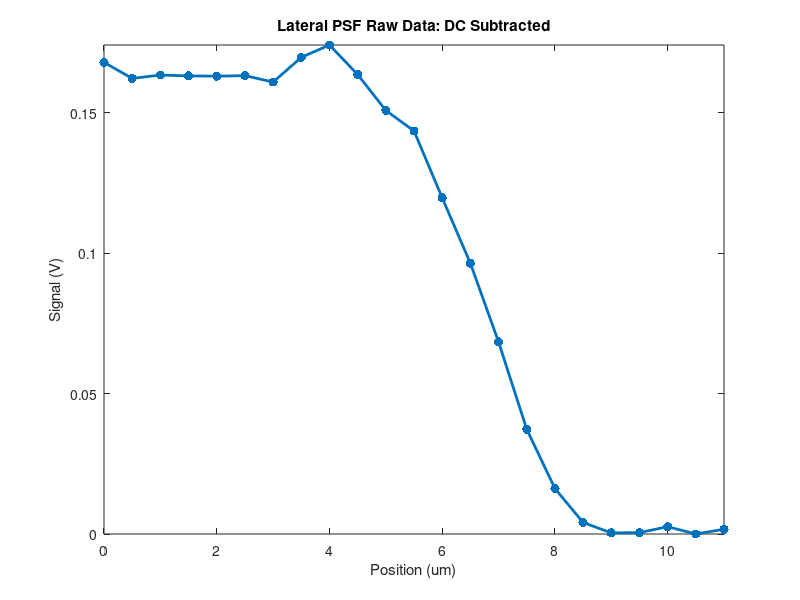

Recreate this plot in MATLAB. (Note: this script raises an error after producing the figure.)
%% Code to plot resolution curves and find line of best fit
%  Cameron Coleal 
%  Spring, 2023 (JOSAA Revisions)

% units
mm = 1e-3; 
um = 1e-6; 

%% Load data arrays
% Lateral resolution data (23 rows by 4 columns)
% Position of Micrometer (mm) | Signal - 5s Average (V) | Signal - 5s Average (V) | Signal - 5s Average (V) | 
lateral = load('Lateral.mat').Lateral; 
Lx = lateral(:,1); 
Ly = lateral(:,2); 

% Axial resolution data (30 rowx by 2 columns)
% Position of Micrometer (mm) | Signal (V) | 
axial = load('Axial.mat').axial; 
Ax = axial(:,1); 
Ay = axial(:,2); 


%% ---------PROCESS LATERAL DATA------- %%
%% Subtract off DC -- prep for using Curve Fitter Application
LatDC = min(Ly); 
LX = (Lx - min(Lx))/mm; 
LY = Ly - LatDC; 

figure(1) 
clf; 
plot(LX, LY, '.-', 'LineWidth', 2, 'MarkerSize', 20)
xlabel('Position (um)')
ylabel('Signal (V)')
title('Lateral PSF Raw Data: DC Subtracted')
axis tight

%% Use matlab Curve Fitter Application to load data
%  Fit to custom equation: y = f(x) || y = I0^2*w0*pi*(sqrt(2)/2)*erfc(((x-x0)*sqrt(8))/w0);

%% Create figure to export using fit parameters
I0 =       0.09381;
w0 =         4.235;
x0 =         6.72;

latPSF =@(x) I0^2 * w0 * pi * (sqrt(2)/2) * erfc(((x-x0)*sqrt(8))/w0); 

x = linspace(min(LX), max(LX), 1000); 

fsize = 20; 
lwidth = 5; 
msize = 40; 


figure(2)
clf; 
tiledlayout(1,1,'TileSpacing','compact')
plot(x, latPSF(x), 'r', 'LineWidth', lwidth, 'DisplayName', 'Error Fxn Fit')
hold on 
plot(LX, LY,'k.-', 'MarkerSize', msize, 'DisplayName', 'Raw Data')
grid on 
xlabel('Position (um)','FontSize', fsize)
ylabel('Signal (V)','FontSize', fsize)
tt = sgtitle('Lateral PSF: Gaussian Complementary Error Fit');
set(tt, 'Horizontalalignment','center','fontsize', fsize)
legend('Location','northeast','FontSize', fsize-4)
xlim([min(LX), max(LX)])
set(gca, 'FontSize', 16)



%% ---------PROCESS AXIAL DATA------- %%
%% Clip axial data to ignore spherical aberration artifacts
[~, xind] = min(abs(Ax - 13.02)); 

AyClip = Ay(1:xind); 
AxClip = Ax(1:xind); 

figure(2) 
clf; 
subplot(131)
plot(Lx, Ly, 'LineWidth', 2)
xlabel('Position')
ylabel('Signal (V)')
title('Lateral PSF Raw Data')

subplot(132)
plot(Ax, Ay, 'LineWidth', 2)
xlabel('Position')
ylabel('Signal (V)')
title('Axial PSF Raw Data')

subplot(133)
plot(AxClip, AyClip, 'LineWidth', 2)
xlabel('Position')
ylabel('Signal (V)')
title('Axial PSF Clipped Data')

%% Subtract off DC -- prep for using Curve Fitter Application
AyDC = min(AyClip); 
AY = AyClip - AyDC; 
AyDC = Ay-min(Ay); 

figure(3) 
clf; 
plot(AxClip, AY, 'LineWidth', 2)
xlabel('Position')
ylabel('Signal (V)')
title('Axial PSF Clipped Data: DC Subtracted')


%% Create figure to export using fit parameters
DC =     -0.4739;
I0 =       1.487;
z0 =       0.09256;
zr =     0.08061;

fsize = 20; 
lwidth = 5; 
msize = 40; 

deltaDC = min(AyClip)-min(Ay); 

axPSF =@(z) I0^2 * ( 1 ./ (1 + ((2*(z-z0).^2) ./ (zr^2)) + (((z-z0).^4) / (zr^4)) )  ) + DC;
z = linspace(min(Ax), max(Ax), 1000); 
z = z-min(Ax); 

figure(4)
clf
tiledlayout(1,1,'TileSpacing','compact')
plot(z, axPSF(z)+deltaDC, 'r', 'LineWidth', lwidth, 'DisplayName', 'Fxn Fit')
hold on 
plot(Ax-min(Ax), (Ay-min(AyClip))+deltaDC,'k.-', 'MarkerSize', msize, 'DisplayName', 'Raw Data')
grid on 
xlabel('Position (um)','FontSize', fsize)
ylabel('Signal (V)','FontSize', fsize)

tt = sgtitle('Axial PSF: Lorenztian Fit');
set(tt, 'Horizontalalignment','center','fontsize', fsize)
legend('Location','northeast','FontSize', fsize-4)
axis tight
set(gca, 'FontSize', 16)
ylim([0, max((Ay-min(AyClip))+deltaDC)+.1])



%% ---------------SANITY CHECK RESULTS------- %%
%% Estimated beam waist from rayleigh range
nm = 1e-9; 
lambda = 785*nm; 
Zr = 80.6*um;   % rayleigh range
n = 1; 
est_w0 = (sqrt((lambda*Zr)/(pi*n)))/um % estimated beam waist (um)

%% Estimated rayleigh range from beam waist
nm = 1e-9; 
um = 1e-6; 
lambda = 785*nm; 
W0 = 4.23*um;   % beam waist
n = 1; 
est_zr = (((W0^2)*pi*n)/lambda)/um % estimated rayleigh range (um)
